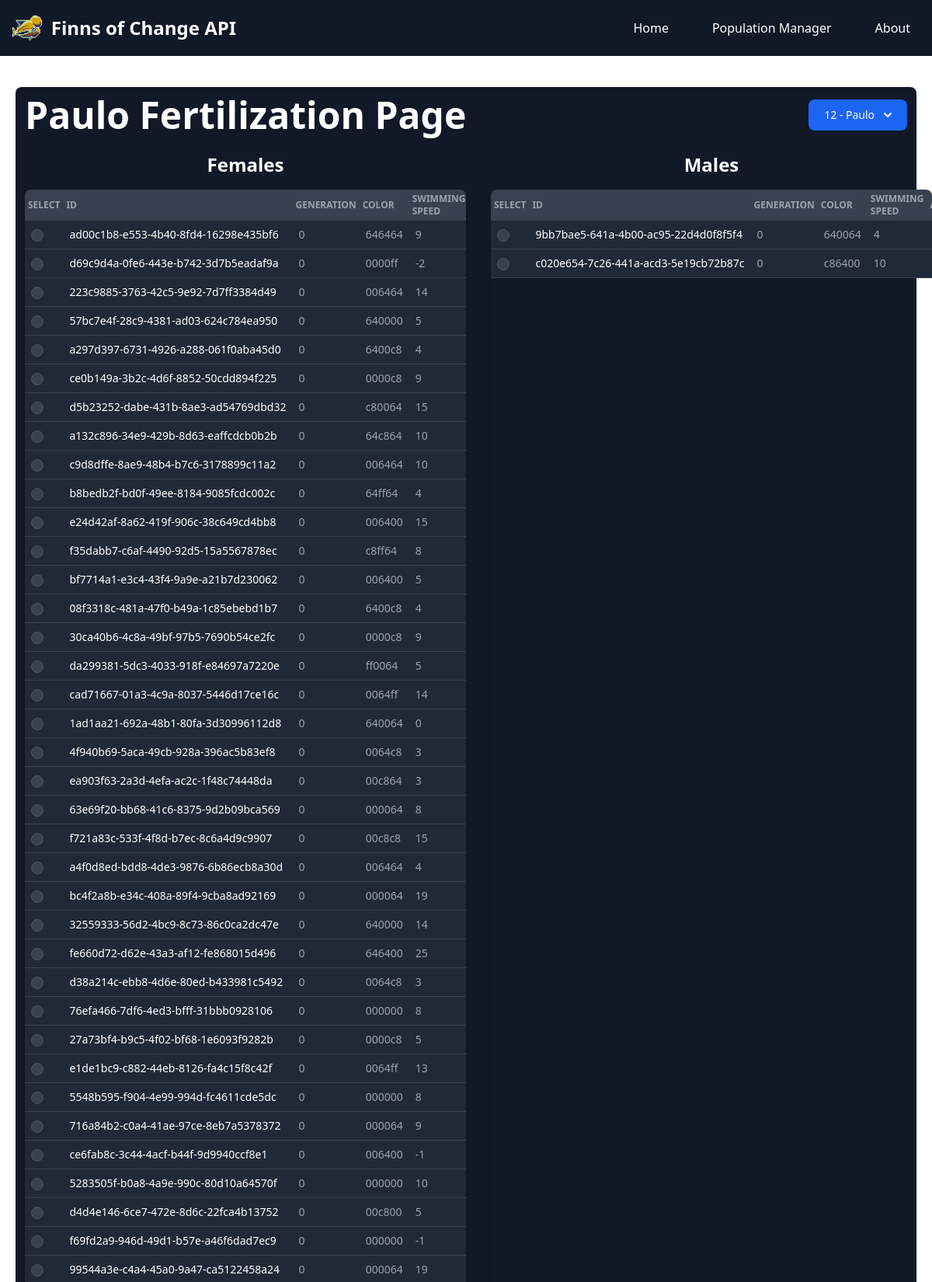
The app's page /fertilize/12 (upper part) with its own data.
### tables this page shows
CREATE TABLE population (
               id INTEGER PRIMARY KEY AUTOINCREMENT,
               name TEXT
               );

CREATE TABLE karyotype (
               id TEXT PRIMARY KEY,
               karyotype TEXT,
               chromosome_origin TEXT,
               cutting_points TEXT,
               method TEXT,
               FOREIGN KEY(id) REFERENCES individuals(id)
               );

### app/api/routes.py (the view, shortened to what this page needs)
@api.route('/fertilize/<int:population_id>', methods=['GET', 'POST'])
def fertilize(population_id):
    if request.method == 'GET':
        all_individuals = build_statistics_dataframe()
        individuals_data = []
        for i in all_individuals:
            if i['population_id'] == population_id:
                individuals_data.append(i)
        all_populations_data = get_populations()
        female_individuals = [i for i in individuals_data if i['gender'] == 'female']
        male_individuals = [i for i in individuals_data if i['gender'] == 'male']
        for pop in all_populations_data:
            if pop['id'] == population_id:
                population_name = pop['name']
        return render_template('fertilize.html',
                               female_individuals=female_individuals,
                               male_individuals=male_individuals,
                               population_id=population_id,
                               population_name=population_name,
                               all_populations_data=all_populations_data)

### app/database/operations.py (called while the page is built)
def get_all_individuals(population_id=None):
    conn = sqlite3.connect('fishes.db')
    conn.row_factory = sqlite3.Row
    cursor = conn.cursor()
    if population_id is None:
        cursor.execute("""
            SELECT * FROM individuals
            """)
    else:
        cursor.execute("""
            SELECT * FROM individuals WHERE population_id = ?
            """, (population_id,))
    results = cursor.fetchall()
    cursor.close()
    conn.close()
    return [dict(row) for row in results]

def get_individual_by_id(indv_id):
    conn = sqlite3.connect('fishes.db')
    conn.row_factory = sqlite3.Row
    cursor = conn.cursor()
    cursor.execute("""
        SELECT * FROM individuals WHERE id = ?
        """, (indv_id,))
    individual = cursor.fetchone()
    cursor.close()
    conn.close()
    return dict(individual)

def get_karyotype_by_id(indv_id):
    conn = sqlite3.connect('fishes.db')
    conn.row_factory = sqlite3.Row
    cursor = conn.cursor()
    cursor.execute("""
        SELECT * FROM karyotype WHERE id = ?
        """, (indv_id,))
    karyo_data = cursor.fetchone()
    karyo_dict = {}
    karyo_dict['id'] = karyo_data['id']
    karyo_dict['karyotype'] = json.loads(karyo_data['karyotype'])
    karyo_dict['chromosome_origin'] = json.loads(karyo_data['chromosome_origin'])
    karyo_dict['cutting_points'] = json.loads(karyo_data['cutting_points'])
    karyo_dict['method'] = karyo_data['method']
    cursor.close()
    conn.close()
    return karyo_dict

def get_individual_characteristics(id):
    data = {'indv_id':id}
    indv_id = data['indv_id']
    indv = get_individual_by_id(indv_id)
    indv = dict(indv)
    indv_karyo = get_karyotype_by_id(indv_id)
    indv_karyo = dict(indv_karyo)
    indv.update(indv_karyo)
    g_reader = GeneReader(indv)
    codon_list = g_reader.get_codons()
    aminoacids = g_reader.get_aminoacids(codon_list)
    color = g_reader.get_color(aminoacids)
    speed = g_reader.get_swimming_speed(aminoacids)
    result = {
        'color':color,
        'swimming_speed':speed,
        'genes':aminoacids
    }
    return result

### app/models/individual.py (called while the page is built)
    def get_codons(self):
        codon_list = []
        for chromo in self.karyotype:
            new_list = []
            for i in range(0, len(chromo), 3):
                codon = chromo[i:i+3]
                if len(codon) == 3:
                    new_list.append(tuple(chromo[i:i+3]))
            codon_list.append(new_list)
        return codon_list

### app/templates/fertilize.html (shortened to what this page needs)
{% extends 'base.html' %}
{% block content %}
<div class="bg-white dark:bg-gray-900 shadow rounded-lg p-3 relative" style="margin-top: 20px;">
    <div class="flex items-center justify-between mb-6">
        <h2 class="text-5xl font-bold text-gray-900 dark:text-white text-center">{{ population_name }} Fertilization Page</h2>
        <div>
            <button id="dropdownDefaultButton" data-dropdown-toggle="dropdown" class="text-white bg-blue-700 hover:bg-blue-800 focus:ring-4 focus:outline-none focus:ring-blue-300 font-medium rounded-lg text-sm px-5 py-2.5 text-center inline-flex items-center dark:bg-blue-600 dark:hover:bg-blue-700 dark:focus:ring-blue-800" type="button">
                {{ population_id }} - {{ population_name }}
                <svg class="w-2.5 h-2.5 ms-3" aria-hidden="true" xmlns="http://www.w3.org/2000/svg" fill="none" viewBox="0 0 10 6">
                    <path stroke="currentColor" stroke-linecap="round" stroke-linejoin="round" stroke-width="2" d="m1 1 4 4 4-4"/>
                </svg>
            </button>
        </div>
    </div>
    <form id="main-fertilization-form" action="{{ url_for('api.fertilize', population_id=population_id) }}" method="post">
        <div class="flex flex-col md:flex-row gap-8 mt-6">
            <div class="w-full md:w-1/2 flex flex-col">
                <h3 class="text-2xl font-bold text-gray-900 dark:text-white mb-4 text-center">Females</h3>
                <div class="relative overflow-x-auto shadow-md sm:rounded-lg flex-grow custom-scrollbar" style="max-height: 50vh;">
                    <table class="w-full text-sm text-left rtl:text-right text-gray-500 dark:text-gray-400">
                        <thead class="text-xs text-gray-700 uppercase bg-gray-50 dark:bg-gray-700 dark:text-gray-400 sticky top-0 z-10">
                            <tr>
                                <th scope="col" class="p-1 w-8 h-10">Select</th>
                                <th scope="col" class="px-1 py-1 h-10">ID</th>
                                <th scope="col" class="px-1 py-1 h-10">Generation</th>
                                <th scope="col" class="px-1 py-1 h-10">Color</th>
                                <th scope="col" class="px-1 py-1 h-10">Swimming Speed</th>
                            </tr>
                        </thead>
                        <tbody>
                            {% for individual in female_individuals %}
                            <tr class="bg-white border-b dark:bg-gray-800 dark:border-gray-700 border-gray-200 hover:bg-gray-50 dark:hover:bg-gray-600">
                                <td class="w-4 p-2">
                                    <input type="radio" name="female_id" value="{{ individual.id }}" required class="w-4 h-4 text-blue-600 bg-gray-100 border-gray-300 focus:ring-blue-500 dark:focus:ring-blue-600 dark:ring-offset-gray-800 focus:ring-2 dark:bg-gray-700 dark:border-gray-600">
                                </td>
                                <th scope="row" class="px-2 py-2 font-medium text-gray-900 whitespace-nowrap dark:text-white">{{ individual.id }}</th>
                                <td class="px-2 py-2">{{ individual.generation }}</td>
                                <td class="px-2 py-2">{{ individual.color }}</td>
                                <td class="px-2 py-2">{{ individual.swimming_speed }}</td>
                            </tr>
                            {% else %}
                            <tr class="bg-white dark:bg-gray-800">
                                <td colspan="6" class="px-2 py-2 text-center text-gray-500 dark:text-gray-400">
                                    No female fish found for this population.
                                </td>
                            </tr>
                            {% endfor %}
                        </tbody>
                    </table>
                </div>
            </div>
            <div class="w-full md:w-1/2 flex flex-col">
                <h3 class="text-2xl font-bold text-gray-900 dark:text-white mb-4 text-center">Males</h3>
                <div class="relative overflow-x-auto shadow-md sm:rounded-lg flex-grow custom-scrollbar" style="max-height: 50vh;">
                    <table class="w-full text-sm text-left rtl:text-right text-gray-500 dark:text-gray-400">
                        <thead class="text-xs text-gray-700 uppercase bg-gray-50 dark:bg-gray-700 dark:text-gray-400 sticky top-0 z-10">
                            <tr>
                                <th scope="col" class="p-1 w-8 h-10">Select</th>
                                <th scope="col" class="px-1 py-1 h-10">ID</th>
                                <th scope="col" class="px-1 py-1 h-10">Generation</th>
                                <th scope="col" class="px-1 py-1 h-10">Color</th>
                                <th scope="col" class="px-1 py-1 h-10">Swimming Speed</th>
                                <th scope="col" class="px-1 py-1 h-10">Actions</th>
                            </tr>
                        </thead>
                        <tbody>
                            {% for individual in male_individuals %}
                            <tr class="bg-white border-b dark:bg-gray-800 dark:border-gray-700 border-gray-200 hover:bg-gray-50 dark:hover:bg-gray-600">
                                <td class="w-4 p-2">
                                    <input type="radio" name="male_id" value="{{ individual.id }}" required class="w-4 h-4 text-blue-600 bg-gray-100 border-gray-300 focus:ring-blue-500 dark:focus:ring-blue-600 dark:ring-offset-gray-800 focus:ring-2 dark:bg-gray-700 dark:border-gray-600">
                                </td>
                                <th scope="row" class="px-2 py-2 font-medium text-gray-900 whitespace-nowrap dark:text-white">{{ individual.id }}</th>
                                <td class="px-2 py-2">{{ individual.generation }}</td>
                                <td class="px-2 py-2">{{ individual.color }}</td>
                                <td class="px-2 py-2">{{ individual.swimming_speed }}</td>
                                <td class="px-2 py-2 text-right">
                                </td>
                            </tr>
                            {% else %}
                            <tr class="bg-white dark:bg-gray-800">
                                <td colspan="6" class="px-2 py-2 text-center text-gray-500 dark:text-gray-400">
                                    No male fish found for this population.
                                </td>
                            </tr>
                            {% endfor %}
                        </tbody>
                    </table>
                </div>
            </div>
        </div>
    </form>
</div>
{% endblock %}

### app/templates/base.html (style rules this page uses)
.bg-white { background-color: rgba(255, 255, 255, 0.8); }

### records on screen
population: name "Paulo"
karyotype: id "ad00c1b8-e553-4b40-8fd4-16298e435bf6"
karyotype: id "d69c9d4a-0fe6-443e-b742-3d7b5eadaf9a"
karyotype: id "223c9885-3763-42c5-9e92-7d7ff3384d49"
karyotype: id "57bc7e4f-28c9-4381-ad03-624c784ea950"
karyotype: id "a297d397-6731-4926-a288-061f0aba45d0"
karyotype: id "ce0b149a-3b2c-4d6f-8852-50cdd894f225"
karyotype: id "d5b23252-dabe-431b-8ae3-ad54769dbd32"
karyotype: id "a132c896-34e9-429b-8d63-eaffcdcb0b2b"
karyotype: id "c9d8dffe-8ae9-48b4-b7c6-3178899c11a2"
karyotype: id "b8bedb2f-bd0f-49ee-8184-9085fcdc002c"
karyotype: id "e24d42af-8a62-419f-906c-38c649cd4bb8"
karyotype: id "f35dabb7-c6af-4490-92d5-15a5567878ec"
karyotype: id "bf7714a1-e3c4-43f4-9a9e-a21b7d230062"
karyotype: id "08f3318c-481a-47f0-b49a-1c85ebebd1b7"
karyotype: id "30ca40b6-4c8a-49bf-97b5-7690b54ce2fc"
karyotype: id "da299381-5dc3-4033-918f-e84697a7220e"
karyotype: id "cad71667-01a3-4c9a-8037-5446d17ce16c"
karyotype: id "1ad1aa21-692a-48b1-80fa-3d30996112d8"
karyotype: id "4f940b69-5aca-49cb-928a-396ac5b83ef8"
karyotype: id "ea903f63-2a3d-4efa-ac2c-1f48c74448da"
karyotype: id "63e69f20-bb68-41c6-8375-9d2b09bca569"
karyotype: id "f721a83c-533f-4f8d-b7ec-8c6a4d9c9907"
karyotype: id "a4f0d8ed-bdd8-4de3-9876-6b86ecb8a30d"
karyotype: id "bc4f2a8b-e34c-408a-89f4-9cba8ad92169"
karyotype: id "32559333-56d2-4bc9-8c73-86c0ca2dc47e"
karyotype: id "fe660d72-d62e-43a3-af12-fe868015d496"
karyotype: id "d38a214c-ebb8-4d6e-80ed-b433981c5492"
karyotype: id "76efa466-7df6-4ed3-bfff-31bbb0928106"
karyotype: id "27a73bf4-b9c5-4f02-bf68-1e6093f9282b"
karyotype: id "e1de1bc9-c882-44eb-8126-fa4c15f8c42f"
karyotype: id "5548b595-f904-4e99-994d-fc4611cde5dc"
karyotype: id "716a84b2-c0a4-41ae-97ce-8eb7a5378372"
karyotype: id "ce6fab8c-3c44-4acf-b44f-9d9940ccf8e1"
karyotype: id "5283505f-b0a8-4a9e-990c-80d10a64570f"
karyotype: id "d4d4e146-6ce7-472e-8d6c-22fca4b13752"
karyotype: id "f69fd2a9-946d-49d1-b57e-a46f6dad7ec9"
karyotype: id "99544a3e-c4a4-45a0-9a47-ca5122458a24"
karyotype: id "9bb7bae5-641a-4b00-ac95-22d4d0f8f5f4"
karyotype: id "c020e654-7c26-441a-acd3-5e19cb72b87c"

### other values on screen
{{ population_id }} "12"
{{ individual.generation }} "0" "0" "0" "0" "0" "0" "0" "0" "0" "0" "0" "0" "0" "0" "0" "0" "0" "0" "0" "0" "0" "0" "0" "0" "0" "0" "0" "0" "0" "0" "0" "0" "0" "0" "0" "0" "0"
{{ individual.color }} "646464" "0000ff" "006464" "640000" "6400c8" "0000c8" "c80064" "64c864" "006464" "64ff64" "006400" "c8ff64" "006400" "6400c8" "0000c8" "ff0064" "0064ff" "640064" "0064c8" "00c864" "000064" "00c8c8" "006464" "000064" "640000" "646400" "0064c8" "000000" "0000c8" "0064ff" "000000" "000064" "006400" "000000" "00c800" "000000" "000064"
{{ individual.swimming_speed }} "9" "-2" "14" "5" "4" "9" "15" "10" "10" "4" "15" "8" "5" "4" "9" "5" "14" "0" "3" "3" "8" "15" "4" "19" "14" "25" "3" "8" "5" "13" "8" "9" "-1" "10" "5" "-1" "19"
{{ individual.generation }} "0" "0"
{{ individual.color }} "640064" "c86400"
{{ individual.swimming_speed }} "4" "10"
